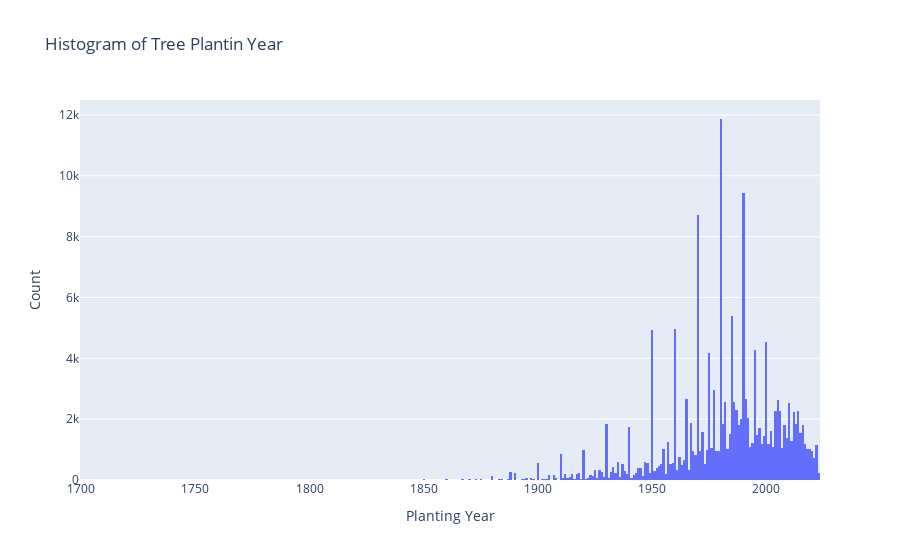

Notebook source saved alongside this figure:
### Code cell
fig = px.histogram(df_tree, x='PFLANZJAHR', title='Histogram of Tree Plantin Year')

fig.update_xaxes(title_text='Planting Year')
fig.update_yaxes(title_text='Count')

fig.show()

### Figure 1 — Plotly figure (JSON) as saved in the notebook; plotly's stock layout.template omitted (floating-point values rounded to 4 significant figures; data arrays with more than 128 entries replaced by an {"elided": "..."} marker saying what was removed)
{"data": [{"alignmentgroup": "True", "bingroup": "x", "hovertemplate": "PFLANZJAHR=%{x}<br>count=%{y}<extra></extra>", "legendgroup": "", "marker": {"color": "#636efa", "pattern": {"shape": ""}}, "name": "", "offsetgroup": "", "orientation": "v", "showlegend": false, "type": "histogram", "x": {"elided": "161819 int values"}, "xaxis": "x", "yaxis": "y"}], "layout": {"barmode": "relative", "legend": {"tracegroupgap": 0}, "title": {"text": "Histogram of Tree Plantin Year"}, "xaxis": {"anchor": "y", "domain": [0, 1], "title": {"text": "Planting Year"}}, "yaxis": {"anchor": "x", "domain": [0, 1], "title": {"text": "Count"}}}}
